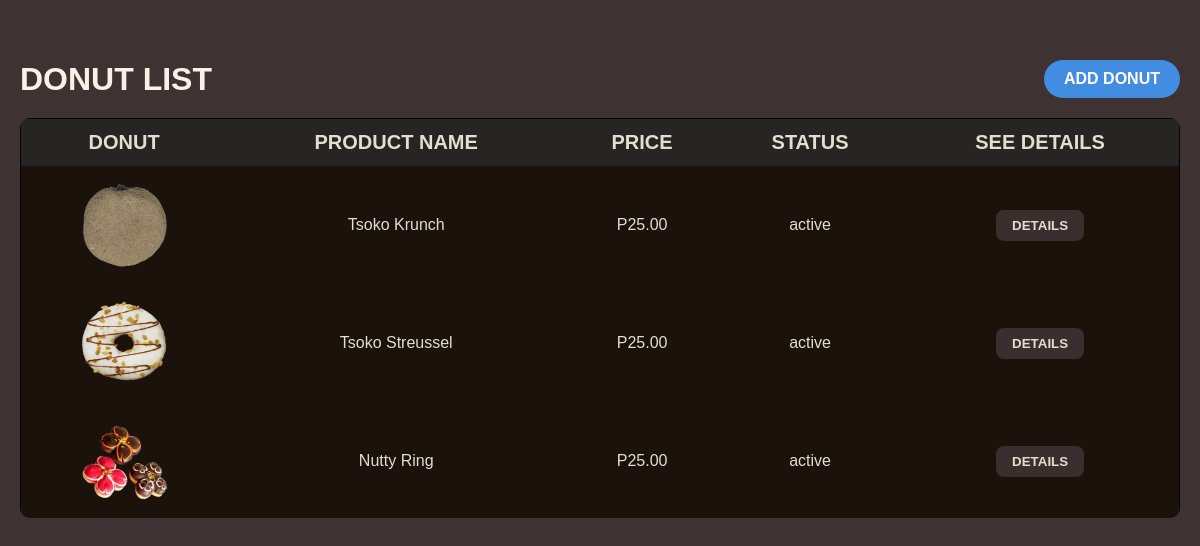
Screenshot of /admin/boards/donut.php with the database file from the repository.
### tables this page shows
CREATE TABLE `donut` (
  `donut_id` int(11) NOT NULL,
  `donut_name` varchar(50) NOT NULL,
  `donut_price` decimal(10,2) NOT NULL,
  `status` enum('active','inactive') NOT NULL,
  `image` varchar(255) NOT NULL DEFAULT 'donut.png'
);

### admin/boards/donut.php (the view, shortened to what this page needs)
<?php
include("../../site/backend/dbcon.php");
?>
<!DOCTYPE html>
<html lang="en">
<head>
  <link rel="stylesheet" href="/admin/admin.css" />
</head>
<body>
  <div class="donut-board">
    <div class="donut-header">
      <h4 style="font-size: 2em;">DONUT LIST</h4>
      <button onclick=" openDonutAddContainer()" class="add-donut-button">
        ADD DONUT
      </button>
    </div>
    <div class="table-wrapper">
      <table>
        <thead>
          <tr>
            <th>DONUT</th>
            <th>PRODUCT NAME</th>
            <th>PRICE</th>
            <th>STATUS</th>
            <th>SEE DETAILS</th>
          </tr>
        </thead>
        <tbody>
          <?php
          $refresh_query = "SELECT * FROM donut ORDER BY donut_id;";
          $refresh_query_run = mysqli_query($conn, $refresh_query);
          while ($row = mysqli_fetch_assoc($refresh_query_run)) {
            echo "<tr>
                    <td> <img style=\"width: 90px; height: 90px;\" src=\"/src/" . $row['image'] . "\"/> </td>
                    <td>" . $row['donut_name'] . "</td>
                    <td>P" . $row['donut_price'] . "</td>
                    <td>" . $row['status'] . "</td>
                    <td>
                     <button class='details-button' onclick='openDonutDetailsContainer(\"" . addslashes($row['donut_name']) . "\", " . $row['donut_price'] . ", \"" . addslashes($row['status']) . "\", " . $row['donut_id'] . ", \"" . $row['image'] . "\")'>
                     DETAILS
                     </button>
                    </td>
                  </tr>";
          }
          ?>
        </tbody>
      </table>
    </div>
  </div>
</body>
</html>

### admin/admin.css (style rules this page uses)
body { display: flex; justify-content: center; align-items: center; height: 100vh; margin: auto; font-family: sans-serif ; overflow-y: hidden; }
.table-wrapper { max-height: 400px; width: 100%; overflow-y: auto; border-radius: 10px; }
table { width: 100%; border-collapse: collapse; background-color: #1a120b; border: 1px solid; }
th, td { padding: 12px; text-align: center; color: #e2dfd0; }
th { background-color: #272424; font-size: 20px; }
.details-button { background-color: #3a2e2e; border: none; padding: 8px 16px; color: #e2dfd0; font-weight: bold; border-radius: 8px; cursor: pointer; }
.donut-board { display: flex; align-items: center; flex-direction: column; height: 100%; width: 100%; background-color: #3e3232; padding-left: 20px; padding-right: 20px; position: relative; padding-top: 10%; }
.donut-header { background-color: #3e3232; color: #f9f1e7; display: flex; justify-content: space-between; align-items: center; margin-bottom: 20px; width: 100%; }
.donut-header h4 { font-size: 3em; margin: 0px; }
.add-donut-button { background-color: #428ce2; border: none; color: white; font-weight: bold; padding: 10px 20px; border-radius: 20px; font-size: 16px; cursor: pointer; }
td { font-size: 1em; }

### rows the page displays
donut: image (picture), donut_name "Tsoko Krunch", donut_price "25.00", status "active"
donut: image (picture), donut_name "Tsoko Streussel", donut_price "25.00", status "active"
donut: image (picture), donut_name "Nutty Ring", donut_price "25.00", status "active"
